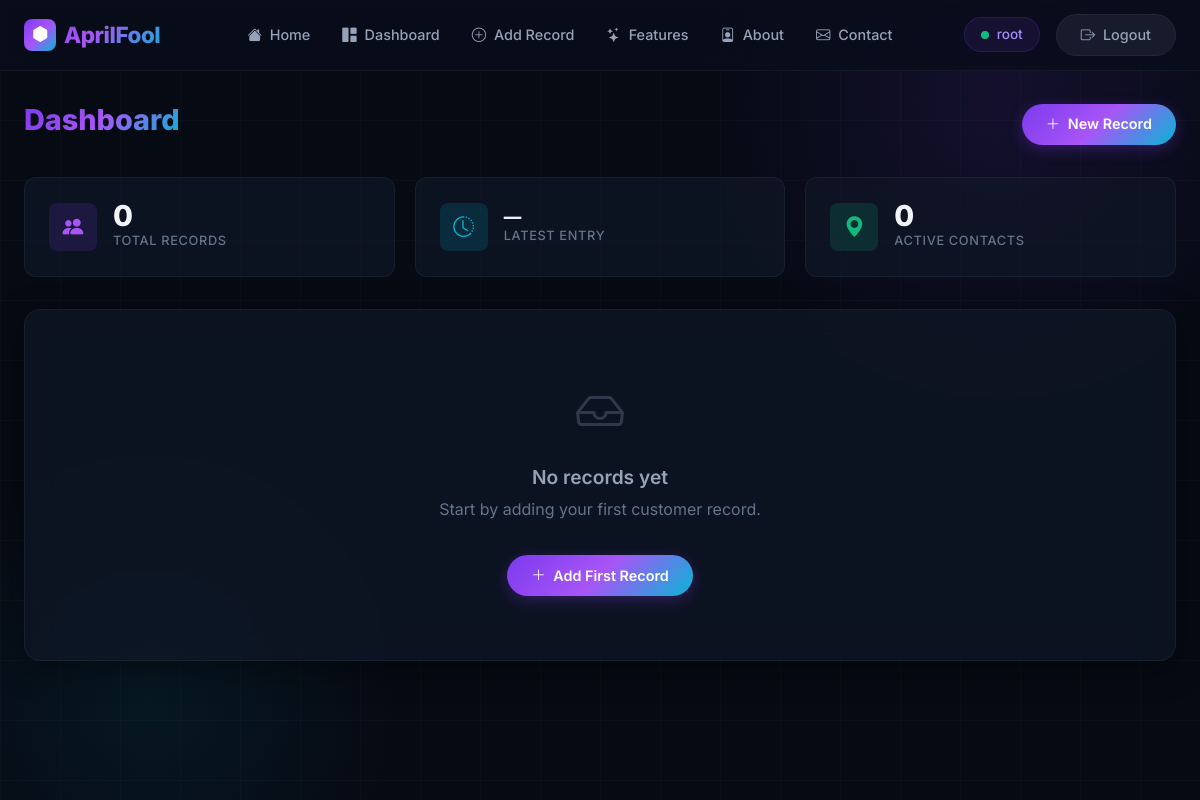
Page / (signed in) on the earlier database version.
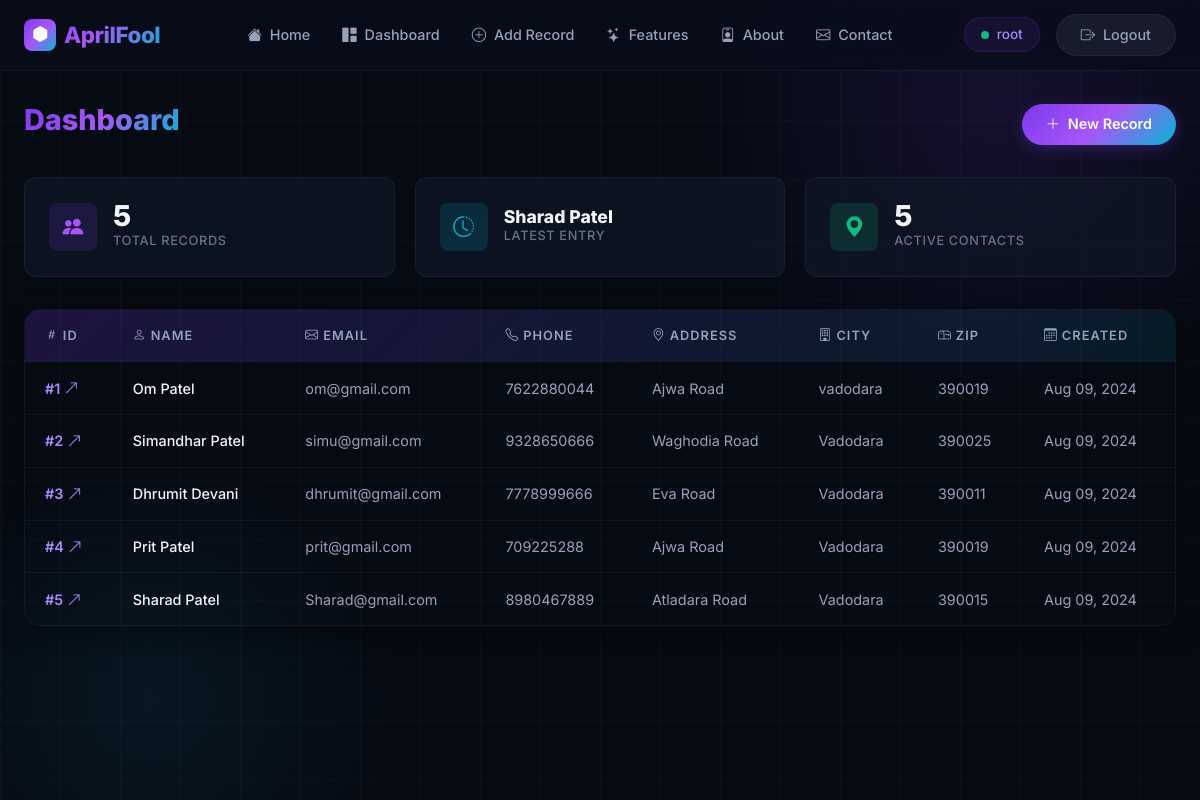
Same page on the later database version.
### website/models.py (models this page shows, shortened)
class Record(models.Model):
    created_at = models.DateTimeField(auto_now_add=True)
    first_name = models.CharField(max_length=100)
    last_name =models.CharField(max_length=100)
    email = models.CharField(max_length=100)
    phone_number = models.CharField(max_length=10)
    address =models.CharField(max_length=100)
    city =models.CharField(max_length=50)
    zipcode =models.CharField(max_length=6)

### website/views.py (the view)
# urls.py: path('', views.home, name='home'),
def home(request):
    records = Record.objects.all()
    if request.method == 'POST':
        username = request.POST['username']
        password = request.POST['password']
        user = authenticate(request, username=username, password=password)
        if user is not None:
            login(request, user)
            messages.success(request, 'You have been logged in successfully!')
            return redirect('home')
        else:
            messages.error(request, 'Incorrect credentials. Please try again.')
            return redirect('home')
    else:
        return render(request, 'home.html', {'records': records})

### website/templates/home.html (shortened to what this page needs)
{% extends 'base.html' %}
{% block content %}
{% if user.is_authenticated %}
    <div class="nexus-dashboard-header">
        <h1><span>Dashboard</span></h1>
        <a href="{% url 'add_record' %}" class="btn btn-nexus-primary">
            <i class="bi bi-plus-lg me-1"></i> New Record
        </a>
    </div>
    <div class="nexus-stats">
        <div class="nexus-stat-card">
            <div class="nexus-stat-icon purple"><i class="bi bi-people-fill"></i></div>
            <div>
                <div class="nexus-stat-value">{{ records|length }}</div>
                <div class="nexus-stat-label">Total Records</div>
            </div>
        </div>
        <div class="nexus-stat-card">
            <div class="nexus-stat-icon cyan"><i class="bi bi-clock-history"></i></div>
            <div>
                {% if records %}
                <div class="nexus-stat-value" style="font-size: 1.1rem;">{{ records.last.first_name }} {{ records.last.last_name }}</div>
                {% else %}
                <div class="nexus-stat-value" style="font-size: 1.1rem;">—</div>
                {% endif %}
                <div class="nexus-stat-label">Latest Entry</div>
            </div>
        </div>
        <div class="nexus-stat-card">
            <div class="nexus-stat-icon green"><i class="bi bi-geo-alt-fill"></i></div>
            <div>
                <div class="nexus-stat-value">{{ records|length }}</div>
                <div class="nexus-stat-label">Active Contacts</div>
            </div>
        </div>
    </div>
    {% if records %}
    <div class="nexus-table-wrapper">
        <table class="nexus-table" id="recordsTable">
            <thead>
                <tr>
                    <th><i class="bi bi-hash me-1"></i>ID</th>
                    <th><i class="bi bi-person me-1"></i>Name</th>
                    <th><i class="bi bi-envelope me-1"></i>Email</th>
                    <th><i class="bi bi-telephone me-1"></i>Phone</th>
                    <th><i class="bi bi-geo-alt me-1"></i>Address</th>
                    <th><i class="bi bi-building me-1"></i>City</th>
                    <th><i class="bi bi-mailbox me-1"></i>Zip</th>
                    <th><i class="bi bi-calendar3 me-1"></i>Created</th>
                </tr>
            </thead>
            <tbody>
                {% for record in records %}
                <tr>
                    <td>
                        <a href="{% url 'record' record.id %}" class="record-link">
                            #{{ record.id }} <i class="bi bi-arrow-up-right"></i>
                        </a>
                    </td>
                    <td class="record-name">{{ record.first_name }} {{ record.last_name }}</td>
                    <td>{{ record.email }}</td>
                    <td>{{ record.phone_number }}</td>
                    <td>{{ record.address }}</td>
                    <td>{{ record.city }}</td>
                    <td>{{ record.zipcode }}</td>
                    <td>{{ record.created_at|date:"M d, Y" }}</td>
                </tr>
                {% endfor %}
            </tbody>
        </table>
    </div>
    {% else %}
    <div class="nexus-card">
        <div class="nexus-empty">
            <div class="empty-icon"><i class="bi bi-inbox"></i></div>
            <h3>No records yet</h3>
            <p class="text-muted">Start by adding your first customer record.</p>
            <a href="{% url 'add_record' %}" class="btn btn-nexus-primary mt-3">
                <i class="bi bi-plus-lg me-1"></i> Add First Record
            </a>
        </div>
    </div>
    {% endif %}
{% endif %}
{% endblock %}

Differences in the rows shown:
added Record: last.first_name "Sharad", last.last_name "Patel", id "5", first_name "Sharad", last_name "Patel", email "Sharad@gmail.com", phone_number "8980467889", address "Atladara Road", city "Vadodara", zipcode "390015", created_at "Aug 09, 2024"
added Record: id "1", first_name "Om", last_name "Patel", email "om@gmail.com", phone_number "7622880044", address "Ajwa Road", city "vadodara", zipcode "390019", created_at "Aug 09, 2024"
added Record: id "2", first_name "Simandhar", last_name "Patel", email "simu@gmail.com", phone_number "9328650666", address "Waghodia Road", city "Vadodara", zipcode "390025", created_at "Aug 09, 2024"
added Record: id "3", first_name "Dhrumit", last_name "Devani", email "dhrumit@gmail.com", phone_number "7778999666", address "Eva Road", city "Vadodara", zipcode "390011", created_at "Aug 09, 2024"
added Record: id "4", first_name "Prit", last_name "Patel", email "prit@gmail.com", phone_number "709225288", address "Ajwa Road", city "Vadodara", zipcode "390019", created_at "Aug 09, 2024"
Other differences:
{{ records|length }}: "0" → "5"
text no longer shown: "— No records yet Start by adding your first customer record. Add First Record"
text now shown: "ID NAME EMAIL PHONE ADDRESS CITY ZIP CREATED"
